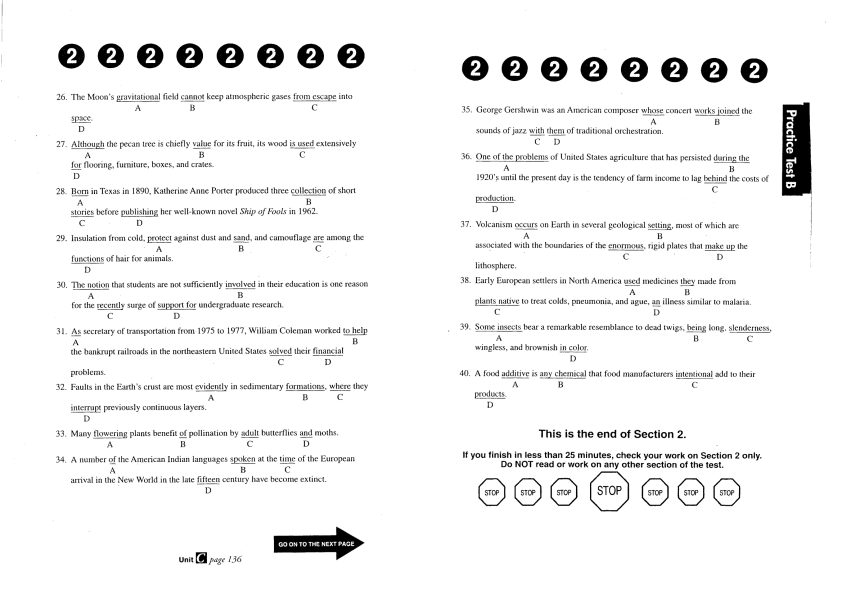
#> input picture tmp/pdfs/official/B_p4.png, 1684 x 1191 px (shown at 1/2 size)
$ python crop_image.py
#> lines starting #> are read from the running program, lines starting #| are printed output that depends on the picture
import argparse
from pathlib import Path
from typing import Iterable

from PIL import Image

ROOT = Path(__file__).resolve().parents[1]
OFFICIAL_IMAGE_DIR = ROOT / 'tmp' / 'pdfs' / 'official'

regions = {
    'B_p4_q26': ('B_p4.png', (80, 160, 800, 260)),
    'C_p3_q16': ('C_p3.png', (900, 130, 1530, 280)),
    'C_p4_q25': ('C_p4.png', (80, 70, 800, 260)),
    'C_p4_q34': ('C_p4.png', (870, 70, 1530, 260)),
    'C_p3_q17_24': ('C_p3.png', (900, 220, 1530, 1030)),
    'C_p4_q25_33': ('C_p4.png', (80, 70, 800, 1040)),
    'C_p4_q34_40': ('C_p4.png', (870, 70, 1530, 1030)),
    'C_p4_q26_spans': ('C_p4.png', (110, 250, 570, 350)),
    'B_p3_q16_25': ('B_p3.png', (900, 160, 1530, 1040)),
    'B_p4_q26_40': ('B_p4.png', (80, 160, 1530, 850)),
    'B_p4_q33_40': ('B_p4.png', (80, 800, 1530, 1030)),
    'E_p3_q22_24': ('E_p3.png', (900, 650, 1530, 1040)),
}

def crop_regions(
    input_dir: Path,
    output_dir: Path,
    selected_regions: Iterable[str] | None = None,
) -> None:
    """Crop the selected named regions without doing work at import time."""
    names = list(selected_regions) if selected_regions is not None else list(regions)
    unknown = sorted(set(names) - set(regions))
    if unknown:
        raise ValueError(f"unknown crop region(s): {', '.join(unknown)}")
    output_dir.mkdir(parents=True, exist_ok=True)
    for name in names:
        filename, box = regions[name]
        with Image.open(input_dir / filename) as image:
#> image is the input picture: PIL image 1684x1191 RGB; min 0, max 255, mean 242.4
            image.crop(box).save(output_dir / (name + ".png"))
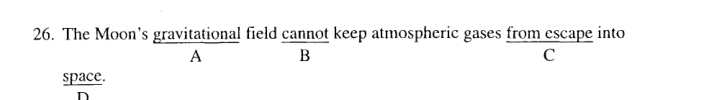
#> saved as B_p4_q26.png: PIL image 720x100 RGB; min 0, max 255, mean 247.4
#> pass 2 of the loop in crop_regions, `for name in names:`:
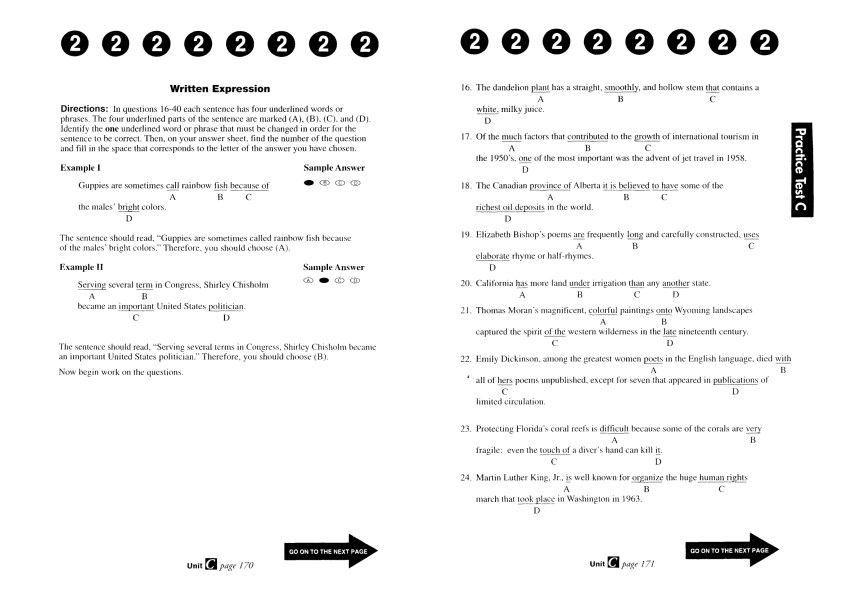
#> input picture tmp/pdfs/official/C_p3.png, 1684 x 1191 px (shown at 1/2 size)
#> in crop_regions, image is the input picture: PIL image 1684x1191 RGB; min 0, max 255, mean 242.9
#> in crop_regions, `image.crop(box).save(output_dir / (name + ".png"))`:
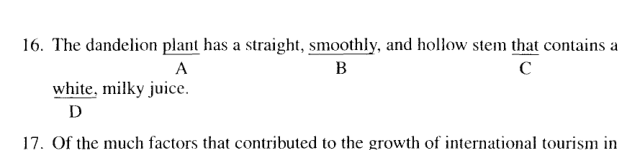
#> saved as C_p3_q16.png: PIL image 630x150 RGB; min 0, max 255, mean 244.5
#> pass 3 of the loop in crop_regions, `for name in names:`:
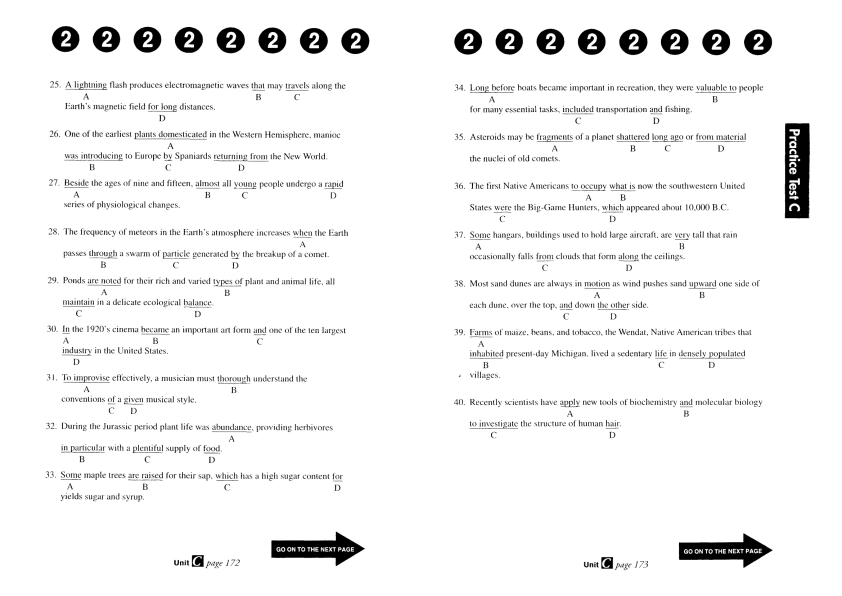
#> input picture tmp/pdfs/official/C_p4.png, 1684 x 1191 px (shown at 1/2 size)
#> in crop_regions, image is the input picture: PIL image 1684x1191 RGB; min 0, max 255, mean 242.9
#> in crop_regions, `image.crop(box).save(output_dir / (name + ".png"))`:
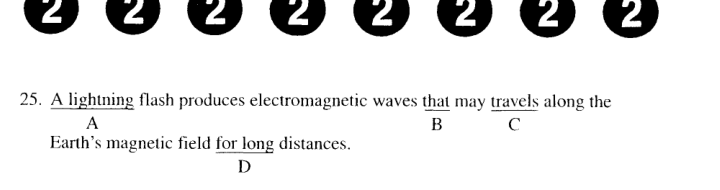
#> saved as C_p4_q25.png: PIL image 720x190 RGB; min 0, max 255, mean 229.2
#> the loop made 12 passes; the first 3 are shown


def main() -> int:
    parser = argparse.ArgumentParser(description="Crop named OCR/reference image regions.")
    parser.add_argument("--input-dir", type=Path, default=OFFICIAL_IMAGE_DIR)
    parser.add_argument("--output-dir", type=Path, default=OFFICIAL_IMAGE_DIR)
    parser.add_argument("--region", action="append", choices=sorted(regions))
    args = parser.parse_args()
    crop_regions(args.input_dir, args.output_dir, args.region)
    return 0


if __name__ == "__main__":
    raise SystemExit(main())
#> (the program exits here)
